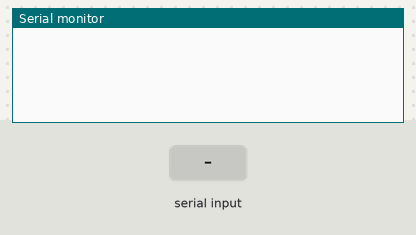
The sketch below on a simulated Arduino Uno, built with avr-gcc and run on an emulated ATmega328P. Shown: the last lines printed to the serial monitor. The inputs (shaded band) are chosen by the test bench.

Above: at 1.2 s.
1.3 s: "90,45\n" received over Serial
At 2.1 s:
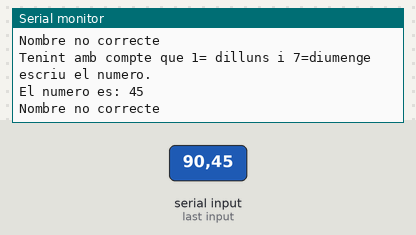
2.8 s: "1\n" received over Serial
At 3.1 s:
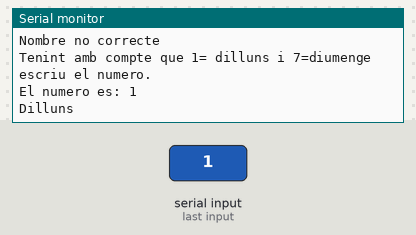
4.3 s: "2\n" received over Serial
At 5.1 s:
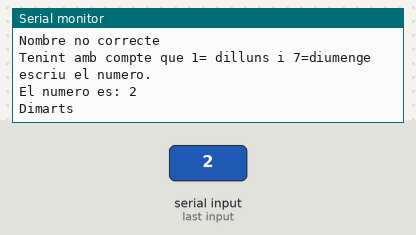
5.8 s: "3\n" received over Serial
At 6.6 s:
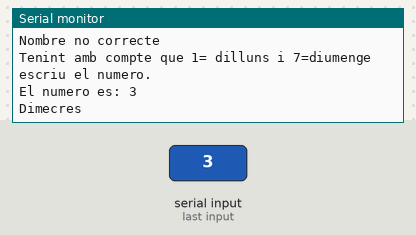
7.3 s: "4\n" received over Serial
At 7.8 s:
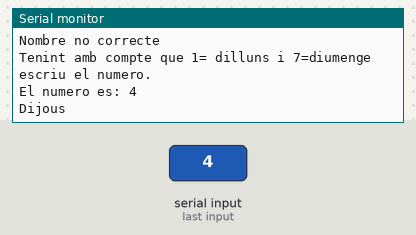
8.8 s: "5\n" received over Serial
At 9.6 s:
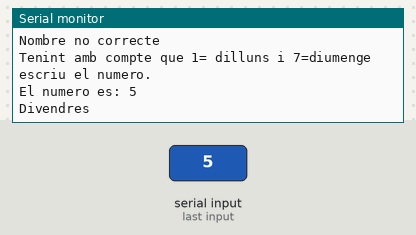
Timing chart, 0 to 11.3 s (numbered marks = the images above; inputs shaded):
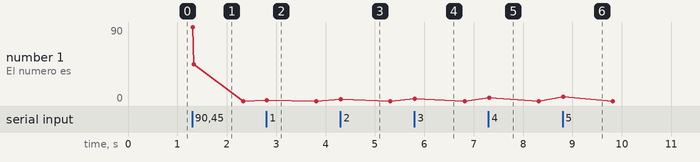

Measured:
- after the input at 1.3 s, the serial monitor: prints a new line at once (image 1)
- after the input at 2.8 s, the serial monitor: prints a new line at once (image 2)
- after the input at 4.3 s, the serial monitor: prints a new line at once (image 3)
- after the input at 5.8 s, the serial monitor: prints a new line at once (image 4)
- after the input at 7.3 s, the serial monitor: prints a new line at once (image 5)
- after the input at 8.8 s, the serial monitor: prints a new line at once (image 6)

The sketch:

Practica_2.4.5.ino
```cpp
/*************************************************************************
**                                                                      **
**                        Estructura IF, ELSE..                         **
**                                                                      **
*************************************************************************/

//*******  Includes  *****************************************************


//*******  Variables  ****************************************************
int dia_semana;

//*******  Setup  ********************************************************
void setup(){
  Serial.begin(57600);     // Comunicació a 57600bps
}

//*******  Loop  *********************************************************
void loop(){
  while (Serial.available() > 0 ) { //Amb aquest apartat estem dient que si escribim un nombre
   dia_semana = Serial.parseInt();  //mes gran que 0, el codi s'executara, amb el
                                     //Serial.parseInt(), estem llegin el nombre que li escribim
  Serial.println("Tenint amb compte que 1= dilluns i 7=diumenge escriu el numero. ");
  Serial.print("El numero es: ");
  Serial.println(dia_semana);

  switch (dia_semana)
  {

    case 1:
      Serial.println ("Dilluns");
      break;
    case 2:
      Serial.println("Dimarts");
      break;
    case 3:
      Serial.println("Dimecres");
      break;
    case 4:
      Serial.println("Dijous");
      break;
    case 5:
      Serial.println("Divendres");
      break;
    case 6:
      Serial.println("Dissabte");
      break;
    case 7:
      Serial.println("Diumenge");
      break;
    default:
      Serial.println("Nombre no correcte");

    }
  }
}
```
